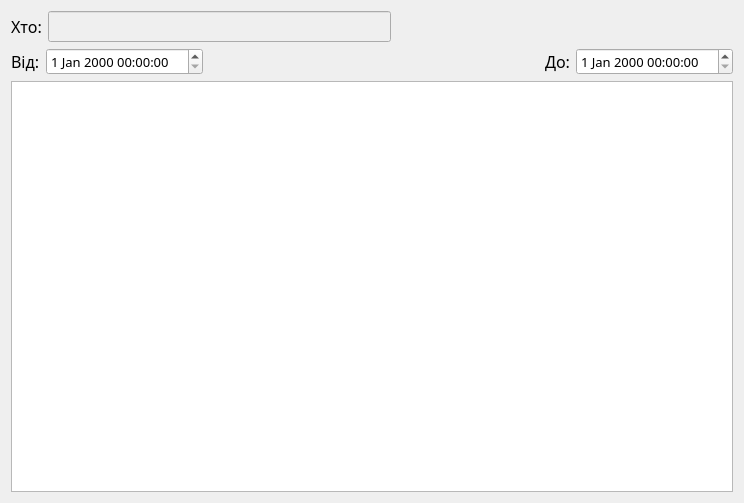
<?xml version="1.0" encoding="UTF-8"?>
<ui version="4.0">
 <class>User_logs</class>
 <widget class="QWidget" name="User_logs">
  <property name="geometry">
   <rect>
    <x>0</x>
    <y>0</y>
    <width>744</width>
    <height>503</height>
   </rect>
  </property>
  <property name="windowTitle">
   <string>Form</string>
  </property>
  <layout class="QVBoxLayout" name="verticalLayout">
   <item>
    <layout class="QHBoxLayout" name="horizontalLayout_4">
     <item>
      <widget class="QLabel" name="label_3">
       <property name="font">
        <font>
         <family>Alef</family>
         <pointsize>12</pointsize>
        </font>
       </property>
       <property name="text">
        <string>Хто:</string>
       </property>
      </widget>
     </item>
     <item>
      <widget class="QLineEdit" name="lineEdit">
       <property name="enabled">
        <bool>false</bool>
       </property>
       <property name="font">
        <font>
         <family>Alef</family>
         <pointsize>12</pointsize>
        </font>
       </property>
       <property name="clearButtonEnabled">
        <bool>false</bool>
       </property>
      </widget>
     </item>
     <item>
      <spacer name="horizontalSpacer_2">
       <property name="orientation">
        <enum>Qt::Horizontal</enum>
       </property>
       <property name="sizeHint" stdset="0">
        <size>
         <width>40</width>
         <height>20</height>
        </size>
       </property>
      </spacer>
     </item>
    </layout>
   </item>
   <item>
    <layout class="QHBoxLayout" name="horizontalLayout_3">
     <item>
      <layout class="QHBoxLayout" name="horizontalLayout_2">
       <item>
        <widget class="QLabel" name="label">
         <property name="font">
          <font>
           <family>Alef</family>
           <pointsize>12</pointsize>
          </font>
         </property>
         <property name="text">
          <string>Від:</string>
         </property>
        </widget>
       </item>
       <item>
        <widget class="QDateTimeEdit" name="dateTime_from">
         <property name="font">
          <font>
           <family>Alef</family>
           <pointsize>10</pointsize>
          </font>
         </property>
        </widget>
       </item>
      </layout>
     </item>
     <item>
      <spacer name="horizontalSpacer">
       <property name="orientation">
        <enum>Qt::Horizontal</enum>
       </property>
       <property name="sizeHint" stdset="0">
        <size>
         <width>40</width>
         <height>20</height>
        </size>
       </property>
      </spacer>
     </item>
     <item>
      <layout class="QHBoxLayout" name="horizontalLayout">
       <item>
        <widget class="QLabel" name="label_2">
         <property name="font">
          <font>
           <family>Alef</family>
           <pointsize>12</pointsize>
          </font>
         </property>
         <property name="text">
          <string>До:</string>
         </property>
        </widget>
       </item>
       <item>
        <widget class="QDateTimeEdit" name="dateTime_to">
         <property name="font">
          <font>
           <family>Alef</family>
           <pointsize>10</pointsize>
          </font>
         </property>
        </widget>
       </item>
      </layout>
     </item>
    </layout>
   </item>
   <item>
    <widget class="QTableWidget" name="tableWidget"/>
   </item>
  </layout>
 </widget>
 <resources/>
 <connections/>
</ui>
